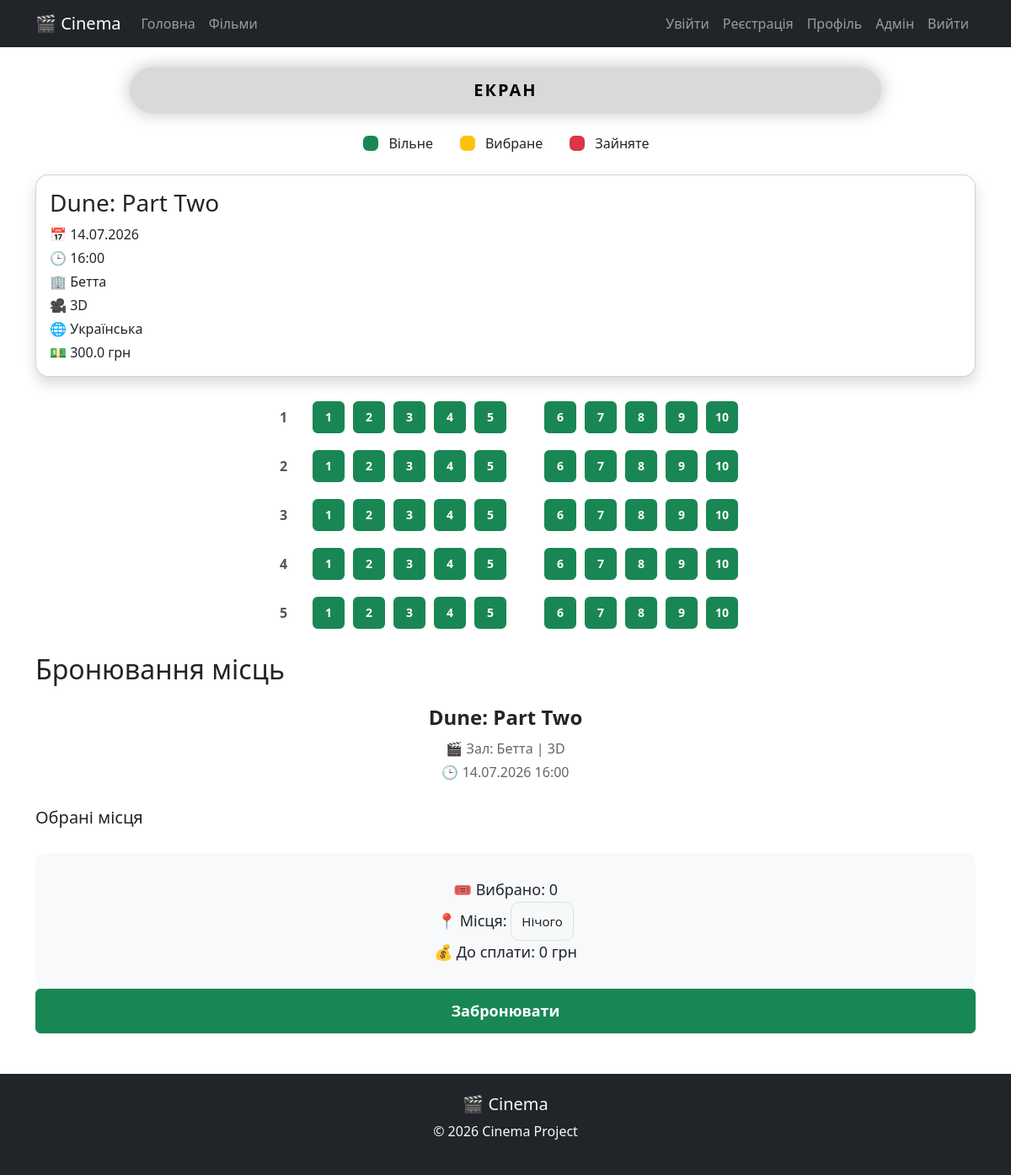
Screenshot of /booking/2 (signed in) with the database file from the repository.
### app/models/movie.py (models this page shows)
class Movie(Base):
    __tablename__ = "movies"
    id: Mapped[int] = mapped_column(Integer,primary_key=True)
    title: Mapped[str] = mapped_column(String(255),nullable=False)
    original_title: Mapped[str | None] = mapped_column(
    String(255),
    nullable=True,
)
    description: Mapped[str] = mapped_column(Text)
    genre_id: Mapped[int] = mapped_column(
    ForeignKey("genres.id"),
    nullable=False,
)
    director: Mapped[str | None] = mapped_column(
    String(150),
    nullable=True,
)
    country: Mapped[str | None] = mapped_column(
    String(100),
    nullable=True,
)
    release_year: Mapped[int] = mapped_column(Integer)
    duration: Mapped[int] = mapped_column(Integer)
    age_limit: Mapped[int] = mapped_column(Integer)
    rating: Mapped[float] = mapped_column(Float,default=0)
    poster_url: Mapped[str | None] = mapped_column(String(255))
    trailer_url: Mapped[str | None] = mapped_column(
    String(255),
    nullable=True,
)
    is_active: Mapped[bool] = mapped_column(Boolean,default=True)
    created_at: Mapped[DateTime] = mapped_column(DateTime(timezone=True),server_default=func.now())
    updated_at: Mapped[DateTime] = mapped_column(DateTime(timezone=True),server_default=func.now(),onupdate=func.now())
    genre: Mapped["Genre"] = relationship(back_populates="movies")
    sessions: Mapped[list["MovieSession"]] = relationship(back_populates="movie",cascade="all, delete-orphan")

### app/models/movie_session.py (models this page shows)
class MovieSession(Base):
    __tablename__ = "movie_sessions"
    id: Mapped[int] = mapped_column(Integer,primary_key=True)
    movie_id: Mapped[int] = mapped_column(ForeignKey("movies.id"),nullable=False)
    hall_id: Mapped[int] = mapped_column(ForeignKey("halls.id"),nullable=False)
    start_time: Mapped[datetime] = mapped_column(DateTime(timezone=True))
    end_time: Mapped[datetime] = mapped_column(DateTime(timezone=True))
    language: Mapped[str] = mapped_column(String(50),default="Українська")
    subtitle: Mapped[bool] = mapped_column(Boolean,default=False)
    price: Mapped[float] = mapped_column(Float,default=0)
    available_seats: Mapped[int] = mapped_column(Integer,default=0)
    format: Mapped[str] = mapped_column(String(20),default="2D")
    is_active: Mapped[bool] = mapped_column(Boolean,default=True)
    movie: Mapped["Movie"] = relationship(back_populates="sessions")
    hall: Mapped["Hall"] = relationship(back_populates="sessions")
    tickets: Mapped[list["Ticket"]] = relationship(back_populates="movie_session",cascade="all, delete-orphan")
    bookings: Mapped[list["Booking"]] = relationship(back_populates="movie_session",cascade="all, delete-orphan")

### app/models/hall.py (models this page shows)
class Hall(Base):
    __tablename__ = "halls"
    id: Mapped[int] = mapped_column(Integer,primary_key=True,index=True)
    name: Mapped[str] = mapped_column(String(100),unique=True,nullable=False)
    hall_type: Mapped[HallType] = mapped_column(Enum(HallType),default=HallType.TWO_D,nullable=False)
    description: Mapped[str | None] = mapped_column(String(255),nullable=True)
    rows: Mapped[int] = mapped_column(Integer,nullable=False)
    seats_per_row: Mapped[int] = mapped_column(Integer,nullable=False)
    is_active: Mapped[bool] = mapped_column(Boolean,default=True)
    created_at: Mapped[DateTime] = mapped_column(DateTime(timezone=True),server_default=func.now())
    sessions: Mapped[list["MovieSession"]] = relationship(back_populates="hall",cascade="all, delete-orphan")

### app/routers/pages.py (the view)
@router.get("/booking/{session_id}", response_class=HTMLResponse)
def booking(
    session_id: int,
    request: Request,
    db: Session = Depends(get_db),
):
    current_user = require_login(request, db)
    if current_user is None:
        return RedirectResponse("/login", status_code=303)
    session = MovieSessionService(db).get_by_id(session_id)
    if not session:
        raise HTTPException(
            status_code=404,
            detail="Сеанс не знайдено",
        )
    return templates.TemplateResponse(
        "booking.html",
        {
            "request": request,
            "session": session,
            "user": current_user,
        },
    )

### app/templates/booking.html (shortened to what this page needs)
{% extends "base.html" %}
{% block styles %}
<link
    rel="stylesheet"
    href="{{ url_for('static', path='/css/booking.css') }}">
{% endblock %}
{% block content %}
<div class="screen mb-4">
    ЕКРАН
</div>
<div class="seat-legend">
    <div class="legend-item">
        <div class="seat free"></div>
        <span>Вільне</span>
    </div>
    <div class="legend-item">
        <div class="seat selected"></div>
        <span>Вибране</span>
    </div>
    <div class="legend-item">
        <div class="seat occupied"></div>
        <span>Зайняте</span>
    </div>
</div>
<div class="card shadow mb-4">
    <div class="card-body">
        <h3>{{ session.movie.title }}</h3>
        <p class="mb-1">
            📅 {{ session.start_time.strftime("%d.%m.%Y") }}
        </p>
        <p class="mb-1">
            🕒 {{ session.start_time.strftime("%H:%M") }}
        </p>
        <p class="mb-1">
            🏢 {{ session.hall.name }}
        </p>
        <p class="mb-1">
            🎥 {{ session.format }}
        </p>
        <p class="mb-1">
            🌐 {{ session.language }}
        </p>
        <p class="mb-0">
            💵 {{ session.price }} грн
        </p>
    </div>
</div>
<div id="cinemaHall" class="cinema-hall mb-4"></div>
<h2 class="mb-4">
    Бронювання місць
</h2>
<div class="booking-info">
    <h4>{{ session.movie.title }}</h4>
    <p>
        🎬 Зал:
        {{ session.hall.name }}
        |
        {{ session.format }}
    </p>
    <p>
        🕒
        {{ session.start_time.strftime("%d.%m.%Y %H:%M") }}
    </p>
</div>
<div class="mt-3">
    <h5>Обрані місця</h5>
    <div class="booking-summary">
    <p>
        🎟️ Вибрано:
        <span id="selectedCount">
            0
        </span>
    </p>
    <p>
        📍 Місця:
        <span id="selectedSeatsInfo">
            Нічого
        </span>
    </p>
    <p>
        💰 До сплати:
        <span id="totalPrice">
            0 грн
        </span>
    </p>
</div>
</div>
<button
    id="bookButton"
    class="btn btn-success">
    Забронювати
</button>
{% endblock %}

### app/static/css/style.css (style rules this page uses)
.card { border-radius:15px; }

### app/static/css/booking.css (style rules this page uses)
.screen { width:80%; margin:0 auto 35px; padding:12px; background:#d9d9d9; color:#000; text-align:center; font-size:20px; font-weight:bold; letter-spacing:2px; border-radius:100px; box-shadow:0 0 20px rgba(0,0,0,.25); }
.cinema-hall { display:flex; flex-direction:column; align-items:center; gap:10px; margin-bottom:35px; }
.seat { width:42px; height:42px; margin:3px; display:flex; justify-content:center; align-items:center; background:#198754; color:white; border:2px solid white; border-radius:8px; cursor:pointer; user-select:none; font-size:14px; font-weight:bold; transition:all .2s ease; }
.seat.selected { background:#ffc107; color:black; }
.seat.occupied { background:#dc3545; cursor:not-allowed; }
#selectedSeatsInfo { min-height:32px; padding:12px; background:#f8f9fa; border-radius:10px; border:1px solid #dee2e6; font-size:15px; }
#bookButton { width:100%; padding:12px; font-size:18px; font-weight:bold; }
.seat-legend { display:flex; justify-content:center; gap:30px; margin-bottom:25px; }
.legend-item { display:flex; align-items:center; gap:10px; }
.legend-item .seat { width:22px; height:22px; cursor:default; margin:0; }
.free { background:#198754; }
.booking-info { text-align:center; margin-bottom:30px; }
.booking-info h4 { margin-bottom:10px; font-weight:bold; }
.booking-info p { margin:4px; color:#666; }
.booking-summary { margin-top:30px; text-align:center; background:#f8f9fa; border-radius:12px; padding:20px; }
.booking-summary p { margin:10px 0; font-size:18px; }

### rows the page displays
Movie: movie "Dune: Part Two"
MovieSession: start_time "14.07.2026", start_time "16:00", format "3D", language "Українська", price "300.0", start_time "14.07.2026 16:00"
Hall: hall.name "Бетта"
